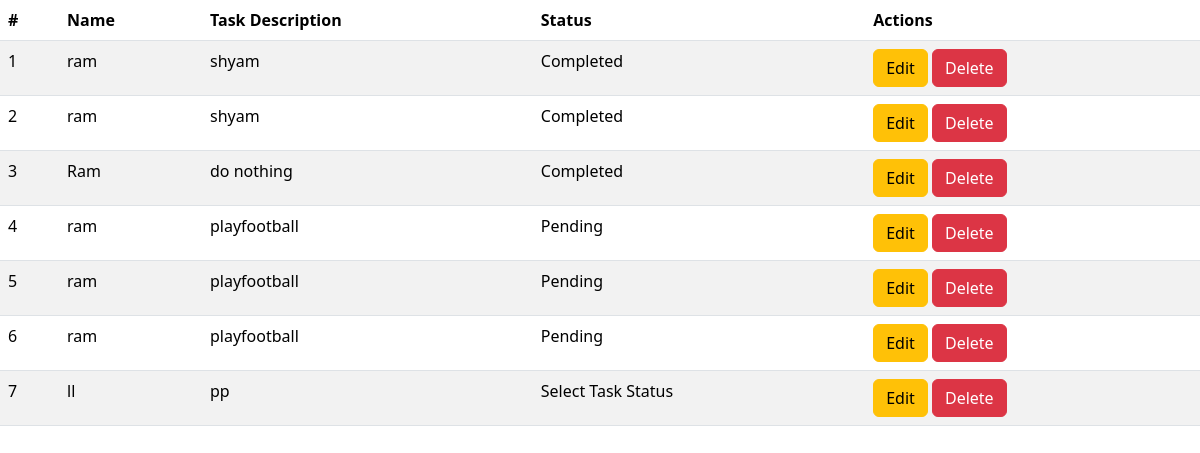
/todo/, run on an earlier commit of the app's database.
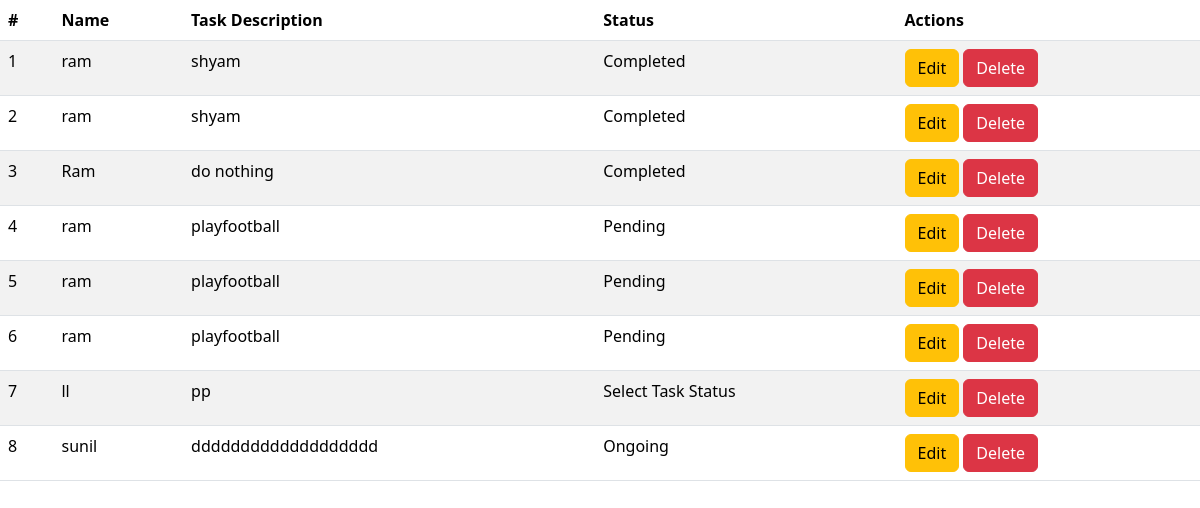
And on a later commit of the database.
### todo/models.py (models this page shows)
class Todo(models.Model):
    task_name = models.CharField(max_length=255)
    task_description = models.TextField()
    task_status = models.CharField(max_length=50)

### todo/views.py (the view)
# urls.py: path('todo/', todo_view),
def todo_view(request):
    TodoList = Todo.objects.all()
    return render(request, 'todo_page.html', context={'Tasks': TodoList})

### todo/templates/todo_page.html (shortened to what this page needs)
<!DOCTYPE html>
<html lang="en">
<head>
    <link href="https://cdn.jsdelivr.net/npm/bootstrap@5.3.6/dist/css/bootstrap.min.css" rel="stylesheet">
</head>
<body>
<table class="table table-striped">
  <thead>
    <tr>
      <th scope="col">#</th>
      <th scope="col">Name</th>
      <th scope="col">Task Description</th>
      <th scope="col">Status</th>
      <th scope="col">Actions</th>
    </tr>
  </thead>
  <tbody>
    {% for Task in Tasks %}
        <tr>
        <td>{{forloop.counter}}</td>
        <td>{{Task.task_name}}</td>
        <td>{{Task.task_description}}</td>
        <td>{{Task.task_status}}</td>
        <td><a href="{% url 'update-todo' pk=Task.id%}"><button type="button" class= "btn btn-warning">Edit</button></a>
            <a href="{% url 'delete-todo' pk=Task.id%}"><button type="button" class= "btn btn-danger">Delete</button></a></td>
        </tr>
    {% endfor %}
  </tbody>
</table>
</body>
</html>

What changed in the data, as far as the page shows it:
added Todo: task_name "sunil", task_description "ddddddddddddddddddd", task_status "Ongoing"
